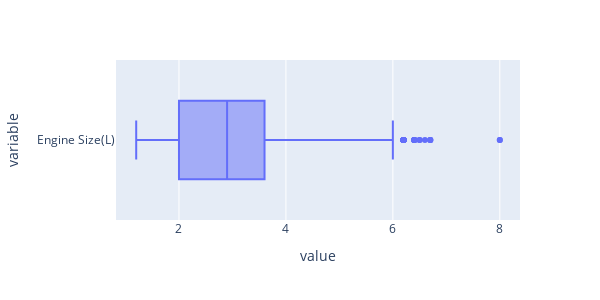
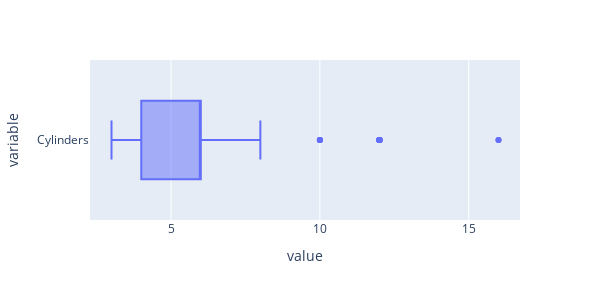

Notebook cell for these charts, in order:
### Code cell
outcols = outlier_detect(data)

### Figure 1 — Plotly figure (JSON) as saved in the notebook; plotly's stock layout.template omitted (floating-point values rounded to 4 significant figures; data arrays with more than 128 entries replaced by an {"elided": "..."} marker saying what was removed)
{"data": [{"alignmentgroup": "True", "hovertemplate": "value=%{x}<br>variable=%{y}<extra></extra>", "legendgroup": "", "marker": {"color": "#636efa"}, "name": "", "notched": false, "offsetgroup": "", "orientation": "h", "showlegend": false, "type": "box", "x": {"elided": "843 float values"}, "x0": " ", "xaxis": "x", "y": {"elided": "843 str values"}, "y0": " ", "yaxis": "y"}], "layout": {"boxmode": "group", "height": 300, "legend": {"tracegroupgap": 0}, "margin": {"t": 60}, "width": 600, "xaxis": {"anchor": "y", "domain": [0, 1], "title": {"text": "value"}}, "yaxis": {"anchor": "x", "domain": [0, 1], "title": {"text": "variable"}}}}

### Figure 2 — Plotly figure (JSON) as saved in the notebook; plotly's stock layout.template omitted (floating-point values rounded to 4 significant figures; data arrays with more than 128 entries replaced by an {"elided": "..."} marker saying what was removed)
{"data": [{"alignmentgroup": "True", "hovertemplate": "value=%{x}<br>variable=%{y}<extra></extra>", "legendgroup": "", "marker": {"color": "#636efa"}, "name": "", "notched": false, "offsetgroup": "", "orientation": "h", "showlegend": false, "type": "box", "x": {"elided": "843 int values"}, "x0": " ", "xaxis": "x", "y": {"elided": "843 str values"}, "y0": " ", "yaxis": "y"}], "layout": {"boxmode": "group", "height": 300, "legend": {"tracegroupgap": 0}, "margin": {"t": 60}, "width": 600, "xaxis": {"anchor": "y", "domain": [0, 1], "title": {"text": "value"}}, "yaxis": {"anchor": "x", "domain": [0, 1], "title": {"text": "variable"}}}}
